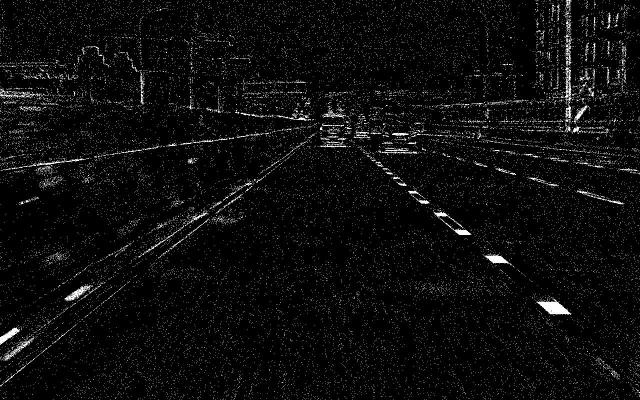
#> input picture images/10.jpg, 1280 x 800 px, found by its file name (shown at 1/2 size)
$ python DVS.py
#> lines starting #> are read from the running program, lines starting #| are printed output that depends on the picture; after the words box and inside, x2 and y2 are one past the last pixel; in counts of white or black regions, pixels touching at a corner belong together
### src/Utils/Preprocess.py
import numpy as np
from cv2.cv2 import imread, cvtColor, COLOR_BGR2GRAY

from Utils.Types import Parallelogram, Point


def general(image_name:str, min_neighbors_amount_list = [2, 1])->np.ndarray:
    img = imread(image_name)
    img = cvtColor(img, COLOR_BGR2GRAY)
    img = delete_none_binary_pixels(img)
    for min_neighbor in min_neighbors_amount_list:
        img = delete_noise_by_neighbors(img, min_neighbors_amount=min_neighbor)
    return img


def delete_noise_by_neighbors(img:np.ndarray, kernel=[-1, 0, 1], min_neighbors_amount=3):
    height, width = img.shape
    out_img = np.zeros((height, width))
    for i in range(height):
        for j in range(width):
            if img[i, j] == 0:
                continue
            counter = 0
            for k in kernel:
                for m in kernel:
                    try:
                        if img[i + k, j + m] == 255:
                            counter += 1
                    except IndexError:
                        # kernel out of picture bound
                        pass
            # -1 ==> don't count a pixel as its own neighbor!
            if counter - 1 > min_neighbors_amount:
                out_img[i, j] = 255

    return out_img


def delete_none_binary_pixels(img:np.ndarray):
    threshold = 240
    height, width = img.shape

    for i in range(height):
        for j in range(width):
            if img[i, j] > threshold:
                img[i, j] = 255
            else:
                img[i, j] = 0

    return img


# [11 lines left out: function image_to_data, not called in this run]


def set_linear_equation(point_1, point_2):
    x_1, y_1 = point_1
    x_2, y_2 = point_2
    m = (y_2 - y_1)/(x_2 - x_1)
    n = y_1 - m*x_1
    return lambda x: m * x + n

"""
Get n and m for linear equation out of two points on it's line.
"""
def get_params_for_linear_equation(point_1:Point, point_2:Point)->Point:
    x_1, y_1 = point_1
    x_2, y_2 = point_2

    m = (y_2 - y_1)/(x_2 - x_1)
    n = y_1 - m*x_1
    return  m , n


def get_data_from_parallelogram(img:np.ndarray, par:Parallelogram):
    height, width = img.shape

    upper_left, bottom_right, par_width = par
    x_up_left, y_up = upper_left
    x_btm_right, y_btm = bottom_right

    x_up_right = x_up_left + par_width
    x_btm_left = x_btm_right - par_width

    left_line = set_linear_equation(upper_left, (x_btm_left, y_btm))
    right_line = set_linear_equation(bottom_right, (x_up_right, y_up))
    points = []

    for coordinate in [min(x_btm_left,x_up_left), max(x_btm_right,x_up_right)]:
        if coordinate is height or coordinate < 0:
            print('coordinate ' + str(coordinate) + ' out of bound!')
            return []

    for coordinate in [y_up, y_up]:
        if coordinate is width or coordinate < 0:
            print('coordinate ' +  str(coordinate) + ' out of bound!')
            return []


    for y in range(y_up, y_btm):
        for x in range(min(x_btm_left,x_up_left),max(x_btm_right,x_up_right) ):
            try:
                if img[y, x] == 0:
                    continue
            except:
                pass
            else:
                if min(left_line(x),right_line(x)) <= y <= max(left_line(x),right_line(x)):
                    points.append((x, y))

    return points

### src/Utils/Regressions.py
from typing import List
import cv2
import numpy as np
from matplotlib import pyplot as plt

from sklearn import linear_model
from Utils.Plot import draw_parallelogram, plot_data, show_image
from Utils.Preprocess import general, get_data_from_parallelogram, get_params_for_linear_equation
from Utils.Types import Point


def get_par_from_RANSAC_line(RANSAC_line_by_y, old_y_up: int, par_width: int, par_height: int):
    mid_btm_x = RANSAC_line_by_y(old_y_up)
    new_y_up = old_y_up - par_height

    mid_up_x = RANSAC_line_by_y(new_y_up)
    new_bottom_right = int(mid_btm_x + 0.5 * par_width), old_y_up
    new_upper_left = int(mid_up_x - 0.5 * par_width), new_y_up
    return new_upper_left, new_bottom_right


def get_points_from_shape(img: np.ndarray, min_y, max_y, min_x, max_x, max_line, min_line) -> List[Point]:
    points = []
    for y in range(min_y, max_y):
        for x in range(min_x, max_x):
            if img[y, x] == 0:
                continue
            elif min_line(x) <= y <= max_line(x):
                points.append((x, y))
    return points


def get_init_data(img: np.ndarray, par_height: int):
    height, width = img.shape

    m = -1.28
    n_1 = 650
    n_2 = 900

    def y_1(x): return m * x + n_1
    def x_2(y): return (y - n_2) / m
    def y_2(x): return m * x + n_2
    def x_1(y): return (y - n_1) / m

    upper_left = (int(x_1(height - par_height)), height - par_height)
    upper_right = (int(x_2(height - par_height)), height - par_height)
    bottom_right = (int(x_2(799)), 799)
    bottom_left = (0, int(y_1(0)))

    left_points = get_points_from_shape(
        img, height - par_height, height, 0, int(x_2(height - par_height)), y_2, y_1)

    cv2.line(img, upper_left, upper_right, 255, 1)
    cv2.line(img, upper_left, bottom_left, 255, 1)
    cv2.line(img, upper_right, bottom_right, 255, 1)

   ####################################################

    m = 1.28
    n_1 = -700
    n_2 = -950

    def x_1(y): return (y - n_1) / m
    def x_2(y): return (y - n_2) / m
    def y_1(x): return m * x + n_1
    def y_2(x): return m * x + n_2

    upper_left = (int(x_1(height - par_height)), height - par_height)
    bottom_left = (int(x_1(799)), 799)
    upper_right = (int(x_2(height - par_height)), height - par_height)
    bottom_right = (width, int(y_2(width)))

    right_points = get_points_from_shape(
        img, height - par_height, height, int(x_1(height - par_height)), width, y_1, y_2)

    cv2.line(img, upper_left, upper_right, 255, 1)
    cv2.line(img, upper_left, bottom_left, 255, 1)
    cv2.line(img, upper_right, bottom_right, 255, 1)

    return left_points, right_points


def main_par_regression_loop(img_path='images/10.jpg', par_height=300, par_width=100):

    img = general(img_path, min_neighbors_amount_list=[2, 1])

    first_y = 500

    left_points, right_points = get_init_data(img, par_height)

    left_par_list, left_estimated_points = calc_pars(
        img, left_points, par_width, par_height, first_y)

    right_par_list, right_estimated_points = calc_pars(
        img, right_points,   par_width, par_height, first_y)

    for par in left_par_list:
        upper_left, bottom_right, par_width, par_height = par
        draw_parallelogram(img, (upper_left, bottom_right, par_width))

    for par in right_par_list:
        upper_left, bottom_right, par_width, par_height = par
        draw_parallelogram(img, (upper_left, bottom_right, par_width))
    show_image(img)

    print('Left estimated points:', left_estimated_points)
    print('Right estimated points:', right_estimated_points)
    return left_estimated_points, right_estimated_points


def get_par_from_points(par_width,  par_height, points, old_y):
    m, n = line_params_from_RANSAC(points)

    def linear_equation_by_y(y): return ((y-n) / m)

    new_upper_left, new_bottom_right = get_par_from_RANSAC_line(
        linear_equation_by_y, old_y, par_width, par_height)

    new_par = (new_upper_left, new_bottom_right, par_width, par_height)

    return new_par, (int(linear_equation_by_y(500)), old_y), (m, n)


def calc_pars(img: np.ndarray, first_points,  par_width: int, par_height: int, old_y: int, total_par_amount=2):
    par_width_delta = 0.7
    par_height_delta = 0.5
    first_calc_par, first_estimated_point, line_params = get_par_from_points(
        int(par_width * par_width_delta),  int(par_height * par_height_delta), first_points, old_y)

    line_list = [line_params]
    par_list = [first_calc_par]
    estimated_points = [first_estimated_point]
    for i in range(total_par_amount - 1):

        old_par = par_list[-1]

        upper_left, bottom_right, current_par_width, current_par_height = old_par
        _, y_up = upper_left

        points = get_data_from_parallelogram(
            img, (upper_left, bottom_right, current_par_width))
        if len(points) is 0:
            print('len(points) is 0:')
            m, n = line_list[-1]
        else:
            m, n = line_params_from_RANSAC(points)

        def linear_equation_by_y(y): return ((y-n) / m)

        new_par_width = int(current_par_height * par_width_delta)
        new_par_height = int(current_par_width * par_height_delta)

        new_upper_left, new_bottom_right = get_par_from_RANSAC_line(
            linear_equation_by_y, y_up, new_par_width, new_par_height)

        estimated_points.append((int(linear_equation_by_y(y_up)), y_up))
        par_list.append((new_upper_left, new_bottom_right,
                        new_par_width, new_par_height))
    #  add last point
    estimated_points.append(
        (int(linear_equation_by_y(new_upper_left[1])), new_upper_left[1]))

    return par_list, estimated_points


def line_params_from_RANSAC(points):
    # plot_RANSAC(points)
    x, y = zip(*points)

    y = np.asarray(y)
    x = np.array(x)[:, np.newaxis]

    ransac = linear_model.RANSACRegressor()
    ransac.fit(x, y)

    line_x = np.arange(x.min(), x.max())[:, np.newaxis]
    line_y = ransac.predict(line_x)
    y_0 = line_y[0]
    y_1 = line_y[1]

    x_0 = np.asscalar(line_x[0])
    x_1 = np.asscalar(line_x[1])

    m, n = get_params_for_linear_equation((x_1, y_1), (x_0, y_0))

    return m, n


# [44 lines left out: functions plot_RANSAC, points_close_to_mean, not called in this run]

### src/Utils/Plot.py
from typing import List
import cv2.cv2
from cv2.cv2 import imshow, waitKey, destroyAllWindows
from matplotlib import pyplot as plt
import numpy as np

from Utils.Types import Parallelogram, Point


# [7 lines left out: function get_rectangle_from_mid_bottom, not called in this run]


def draw_parallelogram(img:np.ndarray, par:Parallelogram):
    height, width = img.shape
    upper_left, bottom_right, par_width = par
    x_up_left, y_up = upper_left
    x_btm_right, y_btm = bottom_right

    x_up_right = x_up_left + par_width
    x_btm_left = x_btm_right - par_width

    for coordinate in [x_up_left, x_up_right, x_btm_right, x_btm_left]:
        if coordinate is width or coordinate < 0:
            print ('coordinate is width:' + str(coordinate is width )+ ' width or coordinate < 0:' + str(width or coordinate < 0))
            return


    for coordinate in [y_up, y_btm]:
        if coordinate is height or coordinate < 0:
            print('coordinate is height:' + str(coordinate is height)+'height or coordinate < 0:' + str(height or coordinate < 0))
            return

    cv2.line(img, upper_left, (x_up_right, y_up), 255, 1)
    cv2.line(img, upper_left, (x_btm_left, y_btm), 255, 1)

    cv2.line(img, bottom_right, (x_up_right, y_up), 255, 1)
    cv2.line(img, bottom_right, (x_btm_left, y_btm), 255, 1)


# [22 lines left out: function draw_rectangle, not called in this run]


def show_image(img:np.ndarray, img_name='img'):
    imshow(img_name, img)
    waitKey(0)
    destroyAllWindows()


# [28 lines left out: functions plot_data, draw_line_from_RANSAC, not called in this run]

### function.py
import matplotlib.pyplot as plt
import numpy as np


def find_func(points_l, points_r, im):
    x_l = []
    y_l = []
    x_r = []
    y_r = []
    for p in points_l:
        x_l.append(p[0])
        y_l.append(800 - p[1])
    for p in points_r:
        x_r.append(p[0])
        y_r.append(800 - p[1])
    middle = (min(x_r) + max(x_l)) / 2
    func_l = np.polyfit(x_l, y_l, 2)
    fx_l = np.linspace(0, middle, 800)
    fy_l = np.polyval(func_l, fx_l)
    func_r = np.polyfit(x_r, y_r, 2)
    fx_r = np.linspace(middle, 1280, 800)
    fy_r = np.polyval(func_r, fx_r)
    fig, ax = plt.subplots()
    ax.imshow(im, extent=[0, 1280, 0, 800])
    ax.plot(fx_l, fy_l, '-', color='red')
    ax.plot(fx_r, fy_r, '-', color='green')
    plt.show()

### src/DVS.py
from Utils.Regressions import main_par_regression_loop
from function import find_func

def main():
    left_points, right_points = main_par_regression_loop()
#> in general, img is the input picture: shape (800, 1280, 3); min 0, max 255, mean 13.3
#> after the loop in delete_none_binary_pixels, `for i in range(height):`:
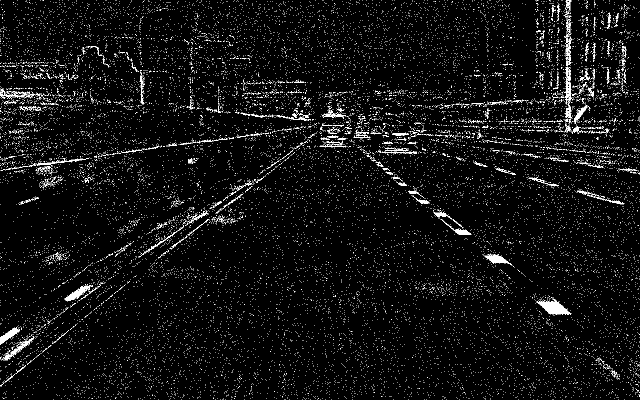
#> img: shape (800, 1280) (shown at 1/2 size); 3.9% white in thin lines or dots
#> the loop in general, `for min_neighbor in min_neighbors_amount_list:` made 2 passes
#> pass 2, in general, `img = delete_noise_by_neighbors(img, min_neighbors_amount=min_neighbor)`:
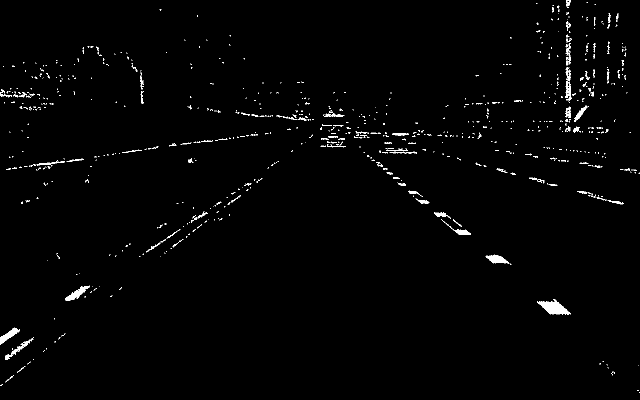
#> img: shape (800, 1280) float64 (shown at 1/2 size); 1.2% white in thin lines or dots
#> in get_init_data, `left_points = get_points_from_shape( img, height - par_height, height,..`: left_points = 1417 pairs, first value 0 to 299, second value 500 to 771
#> in get_init_data, `cv2.line(img, upper_left, bottom_left, 255, 1)`:
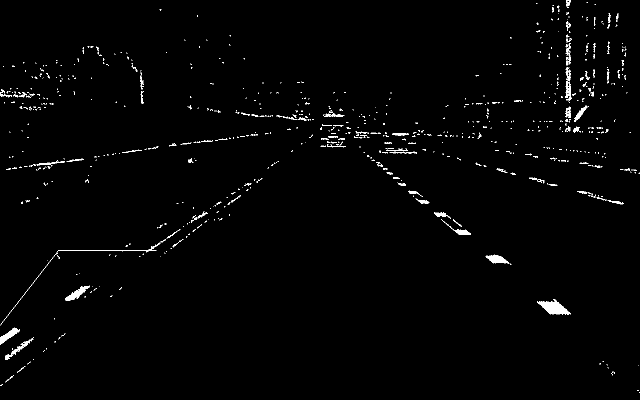
#> img: shape (800, 1280) float64 (shown at 1/2 size); 1.2% white in thin lines or dots
#> in get_init_data, `cv2.line(img, upper_right, bottom_right, 255, 1)`:
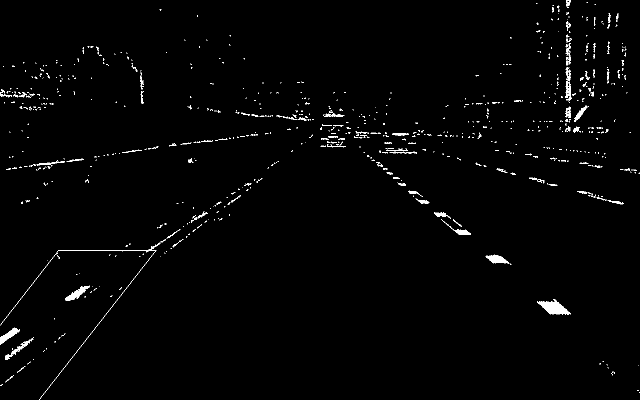
#> img: shape (800, 1280) float64 (shown at 1/2 size); 1.3% white in thin lines or dots
#> in get_init_data, `right_points = get_points_from_shape( img, height - par_height, height..`: right_points = 1538 pairs, first value 971 to 1279, second value 509 to 785
#> in get_init_data, `cv2.line(img, upper_left, bottom_left, 255, 1)`:
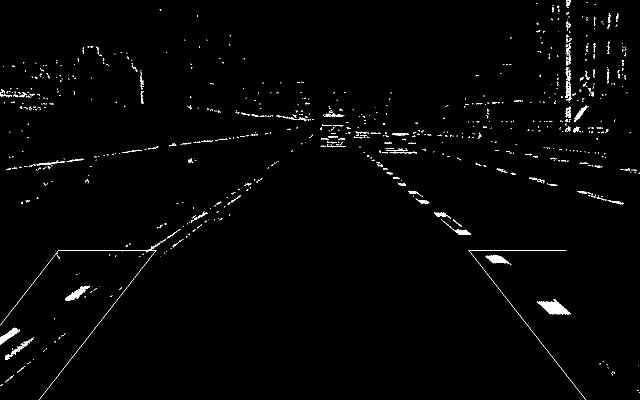
#> img: shape (800, 1280) float64 (shown at 1/2 size); 1.3% white in thin lines or dots
#> in line_params_from_RANSAC, `x, y = zip(*points)`: x = 1417 values, max 299 at index 1, min 0 at index 828, mean 78.76; y = 1417 values from 500 to 771
#> in get_par_from_points, `m, n = line_params_from_RANSAC(points)`: m = -0.68; n = 694.3
#> in get_par_from_RANSAC_line, `mid_btm_x = RANSAC_line_by_y(old_y_up)`: mid_btm_x = 285.7
#> in get_par_from_RANSAC_line, `mid_up_x = RANSAC_line_by_y(new_y_up)`: mid_up_x = 506.2
#> in get_par_from_RANSAC_line, `new_bottom_right = int(mid_btm_x + 0.5 * par_width), old_y_up`: new_bottom_right = (320, 500)
#> in get_par_from_RANSAC_line, `new_upper_left = int(mid_up_x - 0.5 * par_width), new_y_up`: new_upper_left = (471, 350)
#> in get_par_from_points, `new_upper_left, new_bottom_right = get_par_from_RANSAC_line( linear_eq..`: new_bottom_right = (320, 500)
#> in get_par_from_points, `new_par = (new_upper_left, new_bottom_right, par_width, par_height)`: new_par = ((471, 350), (320, 500), 70, 150)
#> in calc_pars, `first_calc_par, first_estimated_point, line_params = get_par_from_poin..`: first_estimated_point = (285, 500); line_params = (-0.68, 694.3)
#> in calc_pars, `line_list = [line_params]`: line_list = [(-0.68, 694.3)]
#> in calc_pars, `par_list = [first_calc_par]`: par_list = [((471, 350), (320, 500), 70, 150)]
#> in calc_pars, `estimated_points = [first_estimated_point]`: estimated_points = [(285, 500)]
#> the loop in calc_pars, `for i in range(total_par_amount - 1): ` made 1 pass
#> (current_par_width, current_par_height, new_par_width) on pass 1: (70, 150, 105)
#> after the loop in calc_pars, `for i in range(total_par_amount - 1):`: estimated_points = [(285, 500), (529, 350)]; par_list = [((471, 350), (320, 500), 70, 150), ((531, 315), (581, 350), 105, 35)]
#> in main_par_regression_loop, `left_par_list, left_estimated_points = calc_pars( img, left_points, pa..`: left_par_list has the same summary as par_list in calc_pars; left_estimated_points = [(285, 500), (529, 350), (583, 315)]
#> the loop in calc_pars (call 2), `for i in range(total_par_amount - 1): ` made 1 pass
#> (current_par_width, current_par_height, new_par_width) on pass 1: (70, 150, 105)
#> in main_par_regression_loop, `right_par_list, right_estimated_points = calc_pars( img, right_points,..`: right_par_list = [((757, 350), (1002, 500), 70, 150), ((683, 315), (833, 350), 105, 35)]; right_estimated_points = [(967, 500), (780, 350), (735, 315)]
#> the loop in main_par_regression_loop, `for par in left_par_list:` made 2 passes
#> (par_height, height in draw_parallelogram, width in draw_parallelogram, x_up_left in draw_parallelogram, y_up in draw_parallelogram, x_btm_right in draw_parallelogram, y_btm in draw_parallelogram) on passes 1 to 2: (150, 800, 1280, 471, 350, 320, 500), (35, 800, 1280, 531, 315, 581, 350)
#> after the loop in main_par_regression_loop, `for par in left_par_list:`:
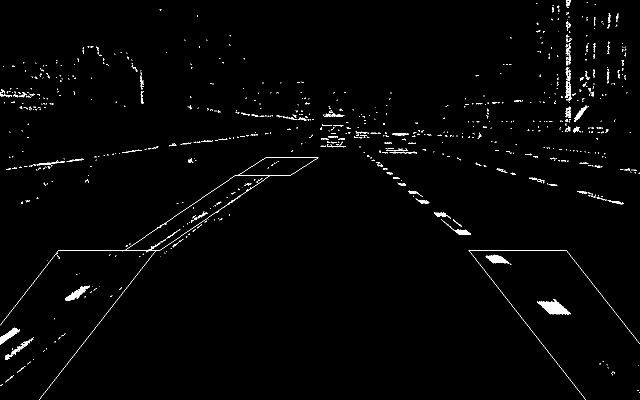
#> img: shape (800, 1280) float64 (shown at 1/2 size); 1.4% white in thin lines or dots
#> the loop in main_par_regression_loop, `for par in right_par_list:` made 2 passes
#> (par_height, height in draw_parallelogram, width in draw_parallelogram, x_up_left in draw_parallelogram, y_up in draw_parallelogram, x_btm_right in draw_parallelogram, y_btm in draw_parallelogram) on passes 1 to 2: (150, 800, 1280, 757, 350, 1002, 500), (35, 800, 1280, 683, 315, 833, 350)
#> after the loop in main_par_regression_loop, `for par in right_par_list:`:
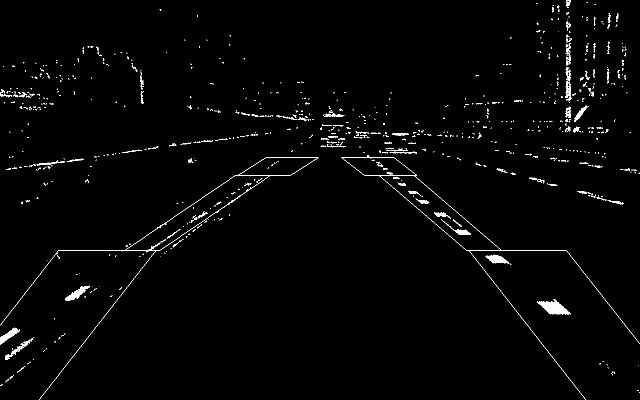
#> img: shape (800, 1280) float64 (shown at 1/2 size); 1.5% white in thin lines or dots
#| Left estimated points: [(285, 500), (529, 350), (583, 315)]
#| Right estimated points: [(967, 500), (780, 350), (735, 315)]
#> left_points = [(285, 500), (529, 350), (583, 315)]; right_points = [(967, 500), (780, 350), (735, 315)]
    find_func(left_points, right_points, 'images/10.jpg')
#> the loop in find_func, `for p in points_l:` made 3 passes
#> after the loop in find_func, `for p in points_l:`: x_l = [285, 529, 583]; y_l = [300, 450, 485]
#> the loop in find_func, `for p in points_r:` made 3 passes
#> after the loop in find_func, `for p in points_r:`: x_r = [967, 780, 735]; y_r = [300, 450, 485]
#> in find_func, `middle = (min(x_r) + max(x_l)) / 2`: middle = 659
#> in find_func, `func_l = np.polyfit(x_l, y_l, 2)`: func_l = [0.000112, 0.524, 141.7]
#> in find_func, `fy_l = np.polyval(func_l, fx_l)`: fy_l = 800 values from 141.7 to 535.4
#> in find_func, `func_r = np.polyfit(x_r, y_r, 2)`: func_r = [-0.000105, -0.619, 996.5]
#> in find_func, `fy_r = np.polyval(func_r, fx_r)`: fy_r = 800 values, max 543.1 at index 0, min 32.5 at index 799, mean 294.6

if __name__ == '__main__':
#> (the run stopped early here; a loop or call above may not have finished)

$ run again, with images/00630.jpg copied over images/10.jpg
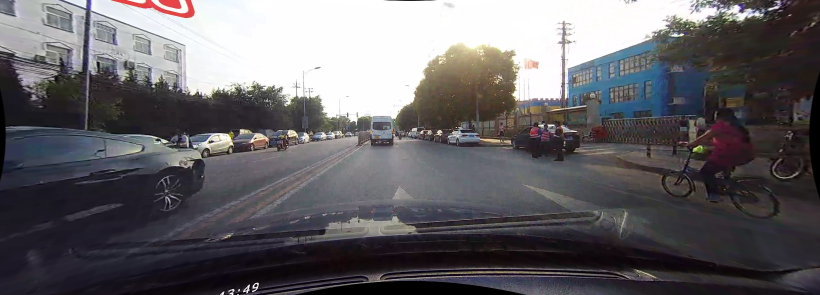
#> input picture images/00630.jpg, 1640 x 590 px, found by its file name (shown at 1/2 size)
#> in general, img is the input picture: shape (590, 1640, 3); mean B, G, R 101.6, 98, 100.5
#> after the loop in delete_none_binary_pixels, `for i in range(height):`:
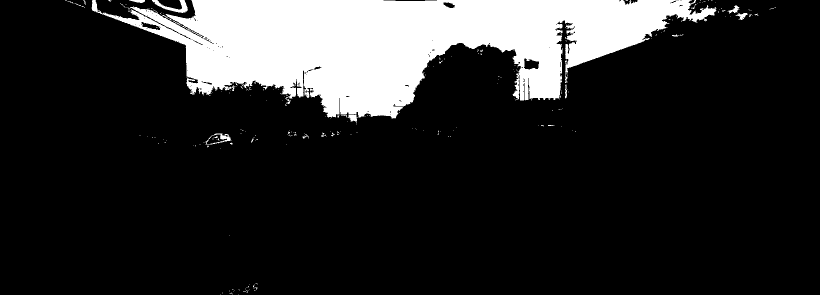
#> img: shape (590, 1640) (shown at 1/2 size); 16.3% white; 248 white regions (231 under 20 px), largest, box (x1, y1, x2, y2) and area: (183, 0, 1433, 237) 154831, (304, 0, 376, 26) 640, (409, 267, 463, 289) 336
#> in get_init_data, `left_points = get_points_from_shape( img, height - par_height, height,..`: left_points = [(415, 291), (416, 291), (414, 292), (415, 292), (416, 292), (417, 292), (415, 293), (416, 293)]
#> in get_init_data, `right_points = get_points_from_shape( img, height - par_height, height..`: right_points = []
#> in get_init_data, `cv2.line(img, upper_left, upper_right, 255, 1)`:
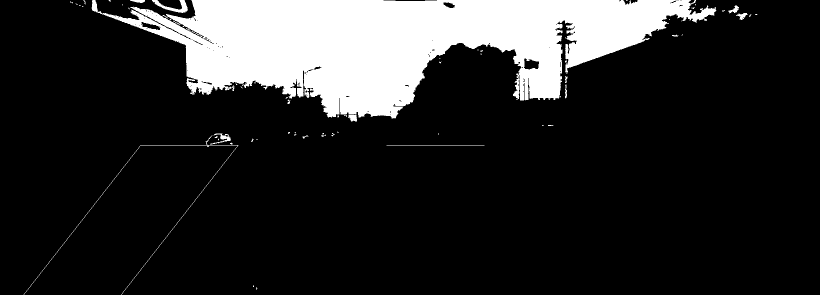
#> img: shape (590, 1640) float64 (shown at 1/2 size); 16.3% white; 66 white regions (48 under 20 px), largest, box (x1, y1, x2, y2) and area: (183, 0, 1433, 237) 154541, (47, 290, 477, 590) 802, (304, 0, 376, 26) 640
#> in line_params_from_RANSAC, `x, y = zip(*points)`: x = (415, 416, 414, 415, 416, 417, 415, 416); y = (291, 291, 292, 292, 292, 292, 293, 293)
#> in line_params_from_RANSAC, `y = np.asarray(y)`: y = [291, 291, 292, 292, 292, 292, 293, 293]
#> in line_params_from_RANSAC, `x = np.array(x)[:, np.newaxis]`: x = [415, 416, 414, 415, 416, 417, 415, 416]
#> in get_par_from_points, `m, n = line_params_from_RANSAC(points)`: m = 0; n = 291.7
#> mid_btm_x = -inf
